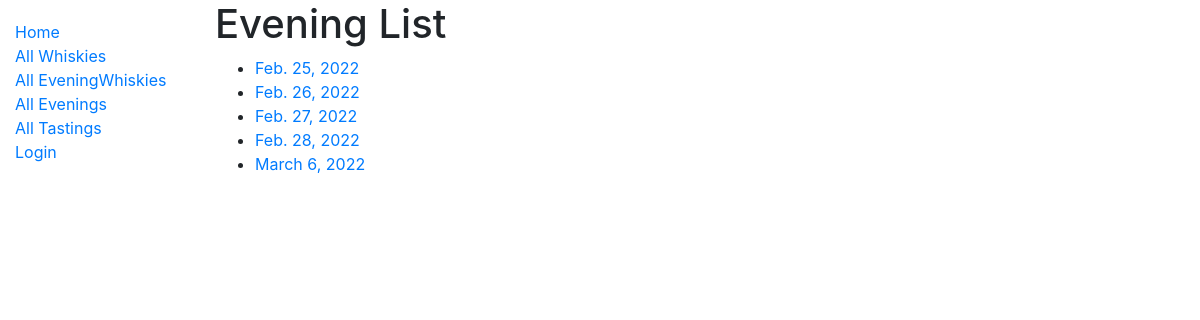
The page /catalog/evenings/ on the database as committed earlier.
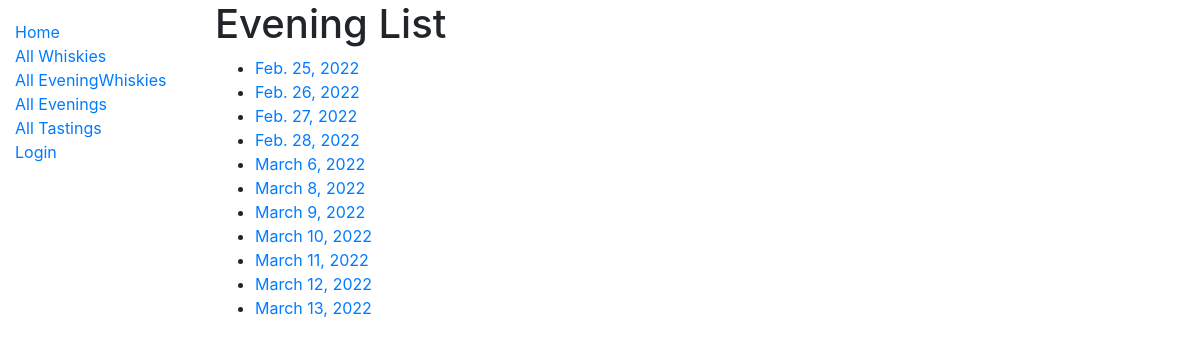
The same page on the database as committed later.
### catalog/models.py (models this page shows, shortened)
class Evening(models.Model):
    date = models.DateField(primary_key=True)
    whiskies = models.ManyToManyField(Whisky, through='EveningWhisky')
    def get_absolute_url(self):
        return reverse('evening-detail', args=[str(self.pk)])

### catalog/views.py (the view)
# urls.py: path('evenings/', views.EveningListView.as_view(), name='evenings'),
class EveningListView(generic.ListView):
    model = Evening

### catalog/templates/catalog/evening_list.html
{% extends "base_generic.html" %}
{% block content %}
  <h1>Evening  List</h1>
  {% if object_list %}
  <ul>
    {% for evening in object_list %}
      <li>
        <a href="{{ evening.get_absolute_url }}">{{ evening.date }} {{eveningwhisky.whiskies}}</a>
      </li>
    {% endfor %}
  </ul>
  {% else %}
    <p>There are no evenings in the library.</p>
  {% endif %}
{% endblock %}

Rows that differ between the two databases and show on the page:
added Evening: date "March 8, 2022"
added Evening: date "March 9, 2022"
added Evening: date "March 10, 2022"
added Evening: date "March 11, 2022"
added Evening: date "March 12, 2022"
added Evening: date "March 13, 2022"
